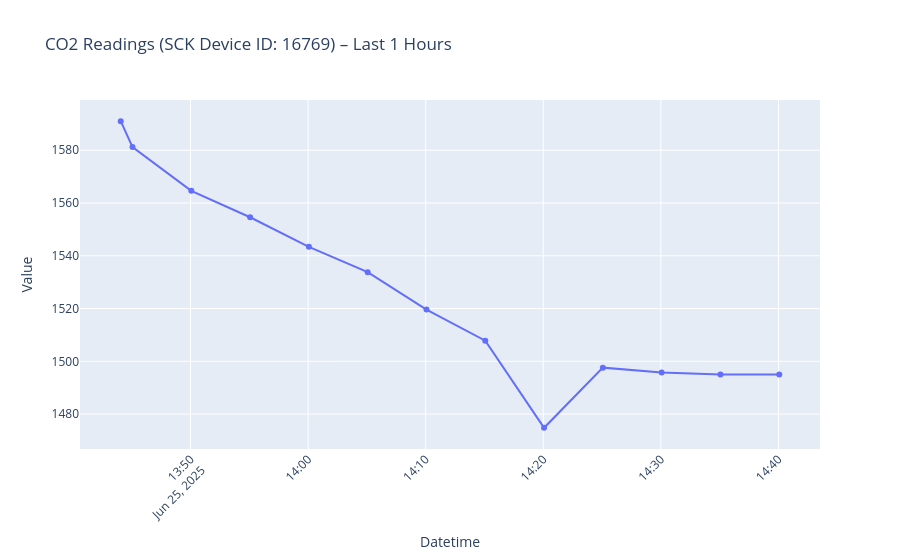

The cell this chart's notebook holds for it:
### Markdown cell above
### **Step 1: Get Sensor Data: Request your sensor device last observations from the database (API).**
#### You need to run the next cell and you will be asked to:
- Enter Smart Citizen device ID:
- Select the time to use to calculate the AQI: "1 - last 1 hour"; "2 - last 8 hours";  "3 - last 24 hours"
- Select the Observed Property: "1 - Particle Matter PM 2.5"; "2 - Carbon Dioxide"

### Code cell
# Run this cell to be asked for your input below
import requests
import datetime
import pandas as pd
import plotly.express as px
import seaborn as sns
from IPython.display import display, HTML

def get_sensor_data():
    try:
        # 1. Device ID input
        device_id = input("Enter your Smart Citizen Device ID: ").strip()
        # 17277 - Blackrock, Dublin, Ireland
        # 17183 - Dalkey, Ireland
        if not device_id:
            raise ValueError("Device ID cannot be empty.")
        
        # 2. Time range selection
        print("\nSelect the time range to retrieve data:")
        print("1 - Last 1 hour")
        print("2 - Last 8 hours")
        print("3 - Last 24 hours")
        time_choice = input("Enter 1, 2, or 3: ").strip()
        
        time_mapping = {"1": 1, "2": 8, "3": 24}
        hours_back = time_mapping.get(time_choice)
        if not hours_back:
            raise ValueError("Invalid choice for time range. Please enter 1, 2, or 3.")
        
        # 3. Observed property selection
        print("\nSelect the observed property:")
        print("1 - PM 2.5 (Particulate Matter)")
        print("2 - CO₂ (Carbon Dioxide)")
        sensor_choice = input("Enter 1 or 2: ").strip()
        
        sensor_mapping = {
            "1": 87,  # PM2.5 on SmartCitizen platform
            "2": 112  # CO2 (eCO2) on SmartCitizen platform
        }
        observed_property_mapping = {"1": "PM2.5", "2": "CO2"}
        sensor_id = sensor_mapping.get(sensor_choice)
        observed_property_name = observed_property_mapping.get(sensor_choice)
        if not sensor_id or not observed_property_name:
            raise ValueError("Invalid choice for observed property. Please enter 1 or 2.")
        
        # 4. Define time window
        now = datetime.datetime.utcnow()
        from_time = now - datetime.timedelta(hours=hours_back)
        from_time_str = from_time.strftime('%Y-%m-%dT%H:%M:%S')
        to_time_str = now.strftime('%Y-%m-%dT%H:%M:%S')
        time_interval_str = f"{hours_back}h"

        # 5. Fetch data from API
        api_url = (
            f"https://api.smartcitizen.me/v0/devices/{device_id}/readings?"
            f"sensor_id={sensor_id}&rollup=5m&from={from_time_str}&to={to_time_str}"
        )
        print(f"\nFetching data from: {api_url}")
        response = requests.get(api_url)
        response.raise_for_status()
        data = response.json()
        
        # 6. Parse readings
        observations = data.get("readings", [])
        if not observations:
            raise ValueError("No observations found for the selected parameters.")
        
        df = pd.DataFrame(observations, columns=["datetime", "value"])
        df["datetime"] = pd.to_datetime(df["datetime"])
        observations_avg = df["value"].mean()

        # 7. Display table
        sns.set_style("whitegrid")
        display(HTML(f"""
        <style>
            .table-container {{
                width: 100%;
                display: flex;
                justify-content: center;
            }}
            .table-striped {{
                width: 100%;
                max-width: 100%;
            }}
        </style>
        <div class='table-container'>
            {df.to_html(classes='table table-striped', escape=False, border=0)}
        </div>
        """))

        # 8. Plot chart
        # 8. Plot chart
        fig = px.line(df, x='datetime', y='value',
                      title=f"{observed_property_name} Readings (SCK Device ID: {device_id}) – Last {hours_back} Hours",
                      markers=True)
        fig.update_xaxes(title_text='Datetime', tickangle=-45)
        fig.update_yaxes(title_text='Value')
        fig.show()

        # 9. Display average
        display(HTML(
            f"<h3>Average {observed_property_name} value over the last {time_interval_str}: "
            f"<strong>{observations_avg:.2f}</strong></h3>"
        ))

        return df, observed_property_name, observations_avg, time_interval_str, from_time_str, to_time_str

    except requests.exceptions.RequestException as e:
        print(f"\nNetwork error: {e}")
    except ValueError as e:
        print(f"\nInput error: {e}")
    except Exception as e:
        print(f"\nUnexpected error: {e}")

    return None, None, None, None, None, None

# Run the function
readings_df, observed_property_name, observations_avg, time_interval_str, from_time_str, to_time_str = get_sensor_data()

### Figure 1 — Plotly figure (JSON) as saved in the notebook; plotly's stock layout.template omitted (floating-point values rounded to 4 significant figures)
{"data": [{"hovertemplate": "datetime=%{x}<br>value=%{y}<extra></extra>", "legendgroup": "", "line": {"color": "#636efa", "dash": "solid"}, "marker": {"symbol": "circle"}, "mode": "lines+markers", "name": "", "orientation": "v", "showlegend": false, "type": "scatter", "x": ["2025-06-25T14:40:04.000000000", "2025-06-25T14:35:04.000000000", "2025-06-25T14:30:04.000000000", "2025-06-25T14:25:04.000000000", "2025-06-25T14:20:04.000000000", "2025-06-25T14:15:04.000000000", "2025-06-25T14:10:04.000000000", "2025-06-25T14:05:04.000000000", "2025-06-25T14:00:04.000000000", "2025-06-25T13:55:04.000000000", "2025-06-25T13:50:04.000000000", "2025-06-25T13:45:04.000000000", "2025-06-25T13:44:04.000000000"], "xaxis": "x", "y": [1495.0, 1495.0, 1496.0, 1498.0, 1475.0, 1508.0, 1520.0, 1534.0, 1543.0, 1555.0, 1565.0, 1581.0, 1591.0], "yaxis": "y"}], "layout": {"legend": {"tracegroupgap": 0}, "title": {"text": "CO2 Readings (SCK Device ID: 16769) – Last 1 Hours"}, "xaxis": {"anchor": "y", "domain": [0, 1], "tickangle": -45, "title": {"text": "Datetime"}}, "yaxis": {"anchor": "x", "domain": [0, 1], "title": {"text": "Value"}}}}
